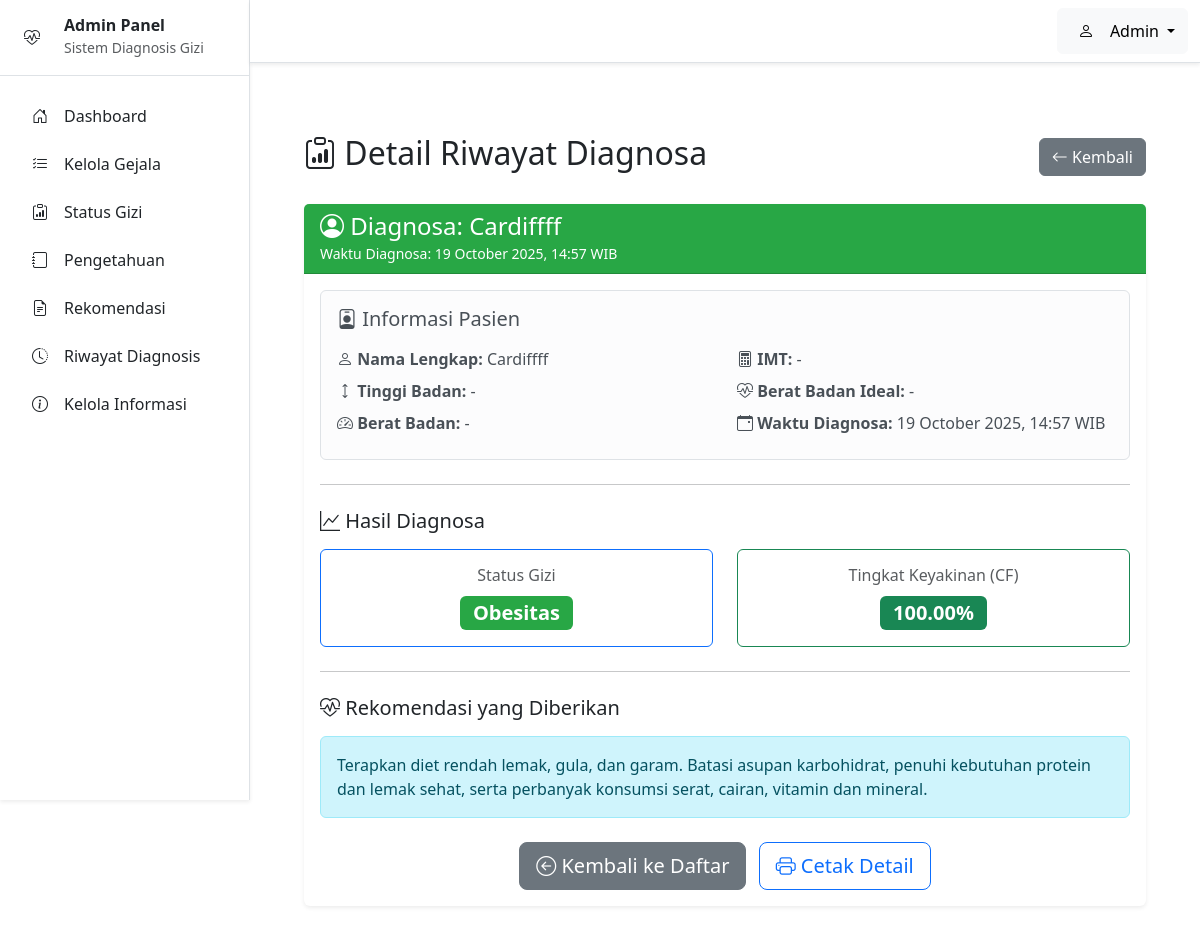
Page /admin/detail_riwayat.php?id=15 (signed in) on the committed database.
### tables this page shows
CREATE TABLE `riwayat_diagnosa` (
  `id` int(11) NOT NULL,
  `waktu` timestamp NOT NULL DEFAULT current_timestamp(),
  `nama_lengkap` varchar(100) NOT NULL,
  `hasil_status_gizi_id` int(11) NOT NULL,
  `hasil_cf` decimal(5,4) NOT NULL,
  `rekomendasi_diberikan` text NOT NULL
);

CREATE TABLE `status_gizi` (
  `id` int(11) NOT NULL,
  `kode_status` varchar(5) NOT NULL,
  `nama_status` varchar(100) NOT NULL,
  `deskripsi` text DEFAULT NULL
);

### admin/detail_riwayat.php (the view, shortened to what this page needs)
<?php
require_once __DIR__ . '/../config/databases.php';
$id = isset($_GET['id']) ? (int)$_GET['id'] : 0;
$stmt = $pdo->prepare("
    SELECT r.*, s.nama_status
    FROM riwayat_diagnosa r
    JOIN status_gizi s ON r.hasil_status_gizi_id = s.id
    WHERE r.id = ?
");
$stmt->execute([$id]);
$riwayat = $stmt->fetch();
$bb_ideal = 0;
require_once __DIR__ . '/../templates/admin/header.php';
?>
<div class="container-fluid p-4">
    <div class="d-flex justify-content-between align-items-center mb-4">
        <h2 class="text-dark">
            <i class="bi bi-clipboard-data"></i> Detail Riwayat Diagnosa
        </h2>
        <a href="riwayat.php" class="btn btn-secondary">
            <i class="bi bi-arrow-left"></i> Kembali
        </a>
    </div>
    <div class="card shadow-sm border-0">
        <div class="card-header bg-primary text-white">
            <h4 class="mb-0">
                <i class="bi bi-person-circle"></i>
                Diagnosa: <?php echo htmlspecialchars($riwayat['nama_lengkap']); ?>
            </h4>
            <small>Waktu Diagnosa: <?php echo date('d F Y, H:i', strtotime($riwayat['waktu'])); ?> WIB</small>
        </div>
        <div class="card-body">
            <div class="alert alert-light border mb-4">
                <h5 class="mb-3"><i class="bi bi-person-badge"></i> Informasi Pasien</h5>
                <div class="row">
                    <div class="col-md-6">
                        <ul class="list-unstyled mb-0">
                            <li class="mb-2">
                                <strong><i class="bi bi-person"></i> Nama Lengkap:</strong>
                                <?php echo htmlspecialchars($riwayat['nama_lengkap']); ?>
                            </li>
                            <li class="mb-2">
                                <strong><i class="bi bi-arrows-vertical"></i> Tinggi Badan:</strong>
                                <?php echo !empty($riwayat['tinggi_badan']) ? number_format($riwayat['tinggi_badan'], 1) . ' cm' : '-'; ?>
                            </li>
                            <li class="mb-2">
                                <strong><i class="bi bi-speedometer2"></i> Berat Badan:</strong>
                                <?php echo !empty($riwayat['berat_badan']) ? number_format($riwayat['berat_badan'], 1) . ' kg' : '-'; ?>
                            </li>
                        </ul>
                    </div>
                    <div class="col-md-6">
                        <ul class="list-unstyled mb-0">
                            <li class="mb-2">
                                <strong><i class="bi bi-calculator"></i> IMT:</strong>
                                <?php echo !empty($riwayat['imt']) ? number_format($riwayat['imt'], 2) . ' kg/m²' : '-'; ?>
                            </li>
                            <li class="mb-2">
                                <strong><i class="bi bi-heart-pulse"></i> Berat Badan Ideal:</strong>
                                <?php echo $bb_ideal > 0 ? number_format($bb_ideal, 1) . ' kg' : '-'; ?>
                            </li>
                            <li class="mb-2">
                                <strong><i class="bi bi-calendar-event"></i> Waktu Diagnosa:</strong>
                                <?php echo date('d F Y, H:i', strtotime($riwayat['waktu'])); ?> WIB
                            </li>
                        </ul>
                    </div>
                </div>
            </div>
            <hr class="my-4">
            <h5 class="mb-3"><i class="bi bi-graph-up"></i> Hasil Diagnosa</h5>
            <div class="row mb-4">
                <div class="col-md-6">
                    <div class="card border-primary">
                        <div class="card-body text-center">
                            <h6 class="text-muted mb-2">Status Gizi</h6>
                            <h3 class="mb-0">
                                <span class="badge bg-primary fs-5">
                                    <?php echo htmlspecialchars($riwayat['nama_status']); ?>
                                </span>
                            </h3>
                        </div>
                    </div>
                </div>
                <div class="col-md-6">
                    <div class="card border-success">
                        <div class="card-body text-center">
                            <h6 class="text-muted mb-2">Tingkat Keyakinan (CF)</h6>
                            <h3 class="mb-0">
                                <span class="badge bg-success fs-5">
                                    <?php echo number_format($riwayat['hasil_cf'] * 100, 2); ?>%
                                </span>
                            </h3>
                        </div>
                    </div>
                </div>
            </div>
            <hr class="my-4">
            <h5 class="mb-3"><i class="bi bi-heart-pulse"></i> Rekomendasi yang Diberikan</h5>
            <div class="alert alert-info">
                <div style="white-space: pre-line;"><?php echo htmlspecialchars($riwayat['rekomendasi_diberikan']); ?>
                </div>
            </div>
            <div class="text-center mt-4">
                <a href="riwayat.php" class="btn btn-secondary btn-lg me-2">
                    <i class="bi bi-arrow-left-circle"></i> Kembali ke Daftar
                </a>
                <button onclick="window.print()" class="btn btn-outline-primary btn-lg">
                    <i class="bi bi-printer"></i> Cetak Detail
                </button>
            </div>
        </div>
    </div>
</div>
<?php
require_once __DIR__ . '/../templates/admin/footer.php';
?>

### templates/admin/sidebar.php (style rules this page uses)
.bg-primary { background-color: #28a745 !important; }

### rows in the picture
riwayat_diagnosa: nama_lengkap "Cardiffff", waktu "19 October 2025, 14:57", hasil_status_gizi.nama_status "Obesitas", $riwayat['hasil_cf']*100 "100.00", rekomendasi_diberikan "Terapkan diet rendah lemak, gula, dan garam. Batasi asupan karbohidrat, penuhi kebutuhan protein dan lemak sehat, serta perbanyak konsumsi serat, cairan, vitamin dan mineral."

### other values in the picture
$username "Admin"
